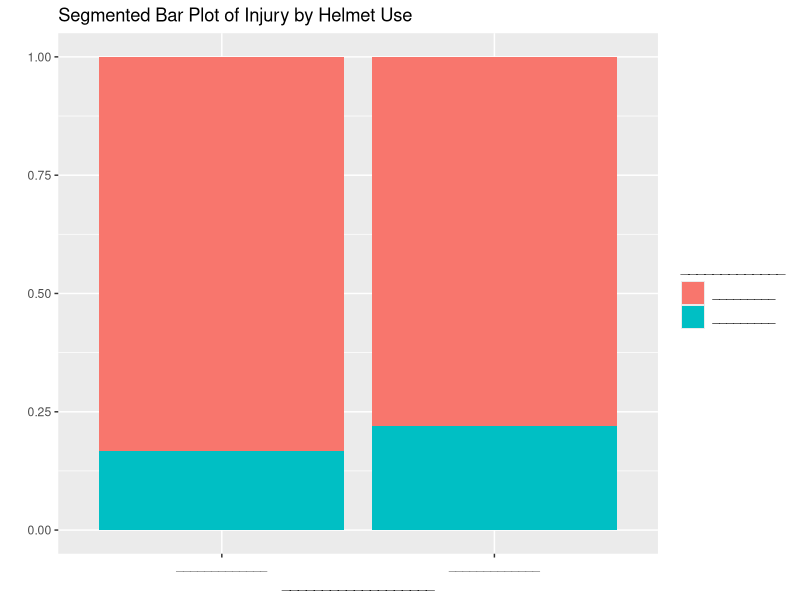

R code for this plot:
## ---- chunk 1
knitr::opts_chunk$set(echo = TRUE, 
                      message = FALSE,
                      warnings = FALSE, 
                      eval = T)
options(show.signif.stars = FALSE)
library(ggplot2)
## ---- chunk 2
injury <- read.csv("data/head_injury.csv")
injury$Helmet <- factor(injury$Helmet)
injury$Injury <- factor(injury$Injury)
## ---- chunk 3
ggplot(data = injury,   #This specifies the dataset
       aes(x = Injury, fill = Helmet)) +   #This specifies the variables
  geom_bar(stat = "count", position = "fill") +  #Tell it to make a stacked bar plot
  labs(title = "Segmented Bar Plot of Injury by Helmet Use",  #Make sure to title your plot 
       x = "___________________",   #Label the x axis
       y = "",  #Remove y axis label
       fill = "_____________") + #Change legend label
  scale_fill_discrete(labels = c("_________", "_________")) +
  scale_x_discrete(labels = c("_____________", "_____________"))

## ---- chunk 4
pnorm(-2.86 #enter value of test statistic
      , m=0, s=1 #using the standard normal mean = 0, sd = 1
      , lower.tail=TRUE) # gives a p-value less than the test statistic
## ---- chunk 5
qnorm(0.95 + 0.025) #multiplier for 95% confidence interval
